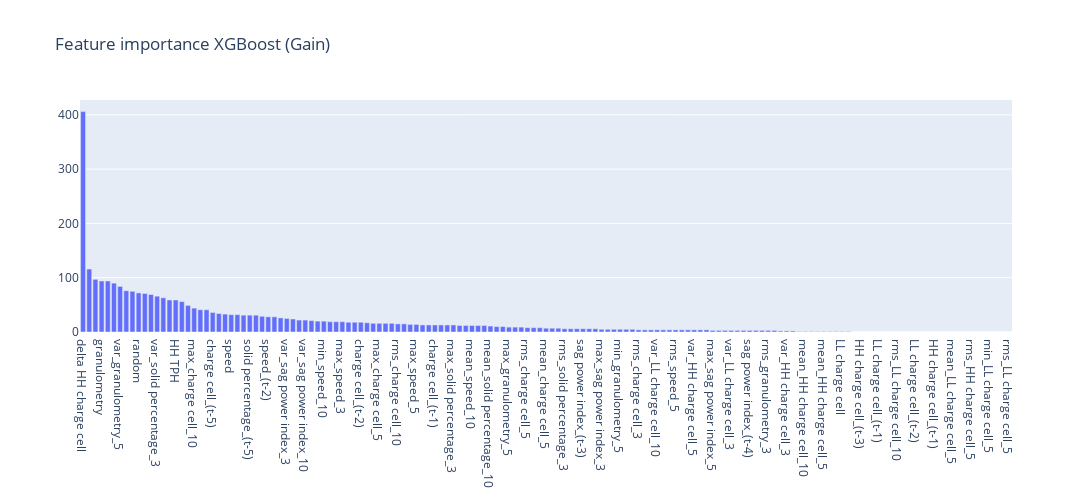

Notebook code for this chart:
### Code cell
# Plot
fig = go.Figure([go.Bar(x=df_importance["tag"], y=df_importance["importance"])])
fig.update_layout(height=500, width=1200,title="Feature importance XGBoost (Gain)",) 
fig.show()

### Figure 1 — Plotly figure (JSON) as saved in the notebook; plotly's stock layout.template omitted (floating-point values rounded to 4 significant figures; data arrays with more than 128 entries replaced by an {"elided": "..."} marker saying what was removed)
{"data": [{"type": "bar", "x": {"elided": "151 str values"}, "y": {"elided": "151 int values"}}], "layout": {"height": 500, "title": {"text": "Feature importance XGBoost (Gain)"}, "width": 1200}}
